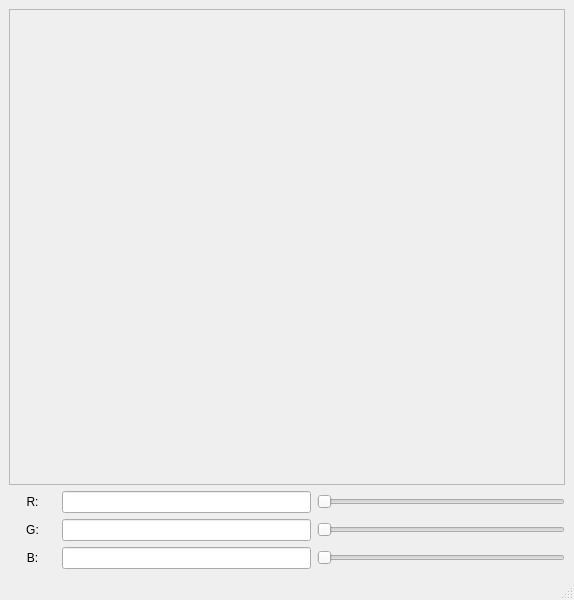
<?xml version="1.0" encoding="UTF-8"?>
<ui version="4.0">
 <class>MainWindow</class>
 <widget class="QMainWindow" name="MainWindow">
  <property name="geometry">
   <rect>
    <x>0</x>
    <y>0</y>
    <width>574</width>
    <height>600</height>
   </rect>
  </property>
  <property name="windowTitle">
   <string>MainWindow</string>
  </property>
  <widget class="QWidget" name="centralwidget">
   <layout class="QGridLayout" name="gridLayout">
    <item row="0" column="0">
     <widget class="QFrame" name="frame">
      <property name="minimumSize">
       <size>
        <width>556</width>
        <height>131</height>
       </size>
      </property>
      <property name="frameShape">
       <enum>QFrame::StyledPanel</enum>
      </property>
      <property name="frameShadow">
       <enum>QFrame::Raised</enum>
      </property>
     </widget>
    </item>
    <item row="1" column="0">
     <layout class="QHBoxLayout" name="horizontalLayout">
      <item>
       <widget class="QLabel" name="label">
        <property name="minimumSize">
         <size>
          <width>47</width>
          <height>13</height>
         </size>
        </property>
        <property name="text">
         <string>R:</string>
        </property>
        <property name="alignment">
         <set>Qt::AlignCenter</set>
        </property>
       </widget>
      </item>
      <item>
       <widget class="QLineEdit" name="lineEdit">
        <property name="minimumSize">
         <size>
          <width>113</width>
          <height>20</height>
         </size>
        </property>
       </widget>
      </item>
      <item>
       <widget class="QSlider" name="horizontalSlider">
        <property name="minimumSize">
         <size>
          <width>221</width>
          <height>22</height>
         </size>
        </property>
        <property name="orientation">
         <enum>Qt::Horizontal</enum>
        </property>
       </widget>
      </item>
     </layout>
    </item>
    <item row="2" column="0">
     <layout class="QHBoxLayout" name="horizontalLayout_2">
      <item>
       <widget class="QLabel" name="label_2">
        <property name="minimumSize">
         <size>
          <width>47</width>
          <height>13</height>
         </size>
        </property>
        <property name="text">
         <string>G:</string>
        </property>
        <property name="alignment">
         <set>Qt::AlignCenter</set>
        </property>
       </widget>
      </item>
      <item>
       <widget class="QLineEdit" name="lineEdit_2">
        <property name="minimumSize">
         <size>
          <width>113</width>
          <height>20</height>
         </size>
        </property>
       </widget>
      </item>
      <item>
       <widget class="QSlider" name="horizontalSlider_2">
        <property name="minimumSize">
         <size>
          <width>221</width>
          <height>22</height>
         </size>
        </property>
        <property name="orientation">
         <enum>Qt::Horizontal</enum>
        </property>
       </widget>
      </item>
     </layout>
    </item>
    <item row="3" column="0">
     <layout class="QHBoxLayout" name="horizontalLayout_3">
      <item>
       <widget class="QLabel" name="label_3">
        <property name="minimumSize">
         <size>
          <width>47</width>
          <height>13</height>
         </size>
        </property>
        <property name="text">
         <string>B:</string>
        </property>
        <property name="alignment">
         <set>Qt::AlignCenter</set>
        </property>
       </widget>
      </item>
      <item>
       <widget class="QLineEdit" name="lineEdit_3">
        <property name="minimumSize">
         <size>
          <width>113</width>
          <height>20</height>
         </size>
        </property>
       </widget>
      </item>
      <item>
       <widget class="QSlider" name="horizontalSlider_3">
        <property name="minimumSize">
         <size>
          <width>221</width>
          <height>22</height>
         </size>
        </property>
        <property name="orientation">
         <enum>Qt::Horizontal</enum>
        </property>
       </widget>
      </item>
     </layout>
    </item>
   </layout>
  </widget>
  <widget class="QMenuBar" name="menubar">
   <property name="geometry">
    <rect>
     <x>0</x>
     <y>0</y>
     <width>574</width>
     <height>21</height>
    </rect>
   </property>
  </widget>
  <widget class="QStatusBar" name="statusbar"/>
 </widget>
 <resources/>
 <connections/>
</ui>
